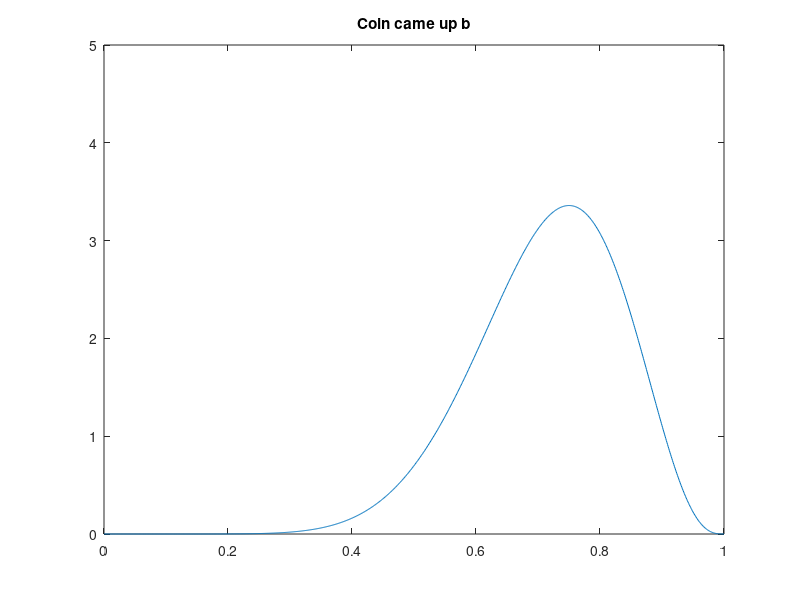

Write MATLAB code to recreate this figure.
% Tomas Furst for Summer school in Ostrava
% Correct, i.e. Bayesian inference
# Summer Camp - Data Analysis with R

% Dependence of p-values on irrelevant information

pa = 0:0.001:1; % possible values of prob(coin lands face 'a' up)
prior = ones(size(pa)); % whatever prior you might have as a function of pa

% % prior = pa>.4 & pa<.6;
% % prior = prior./sum(prior); % normalisation
% % prior = prior*length(xx);

sequence = 'aaabaaaabaab'; % sequence obtained in experiment
% % sequence = 'aaababbabbab'; 
% pa is the prob that the coin lands face 'a' up

% Bayes: p(pa | sequence) = prob(sequence | pa) prob(pa) \ prob(sequence)
% Thus:   p(pa | sequence) is proportional to prob(sequence | pa) prob(pa)
% Likelihood: prob(sequence | pa) = pa^(# of a's) (1-pa)^(# of b's)

% Let's visualise the stream of information

figure(1)
plot(pa,prior)
%%% plot(y~x, type="l", xlim = c(0,1), ylim ,....)
xlabel('pa')
ylabel('prob')
title('The prior pdf')
axis([0 1 0 5])
pause
post = prior;

for i=1:1:length(sequence)
    
    if sequence(i)=='a'
        post = post.*pa;
    else
        post = post.*(1-pa);
    end
    post = post./sum(post);
    post = post*length(pa);
    plot(pa,post)
    %%% points()....
    axis([0 1 0 5])
    title(['Coin came up ' sequence(i)])
    pause
    
end
